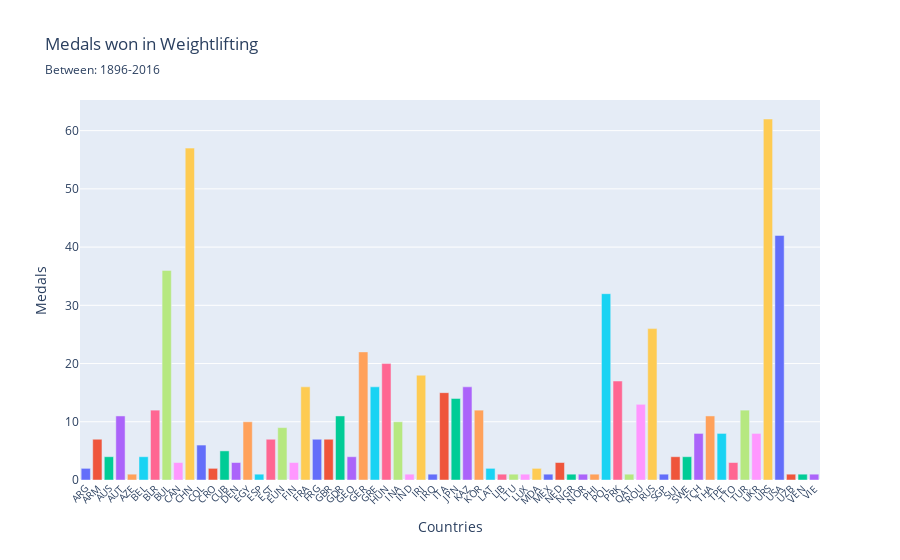

Source (notebook cell):
### Markdown cell above
### **Part 2 - Sports Statistics**

#### **2.1 Medal distribution between countries (Weightlifting)**

### Code cell
new_df = df[["Sport", "Medal", "NOC", "Year", "Event"]].dropna().drop_duplicates(subset=["Year", "Event", "Medal"])
weightlifting_df = new_df[new_df["Sport"].isin(["Weightlifting"])]
medals = weightlifting_df.groupby("NOC")["Medal"].value_counts().unstack().sum(axis=1).astype(int)

fig = px.bar(medals, 
             x=medals.index, 
             y=medals.values, 
             color=medals.index, 
             title="Medals won in Weightlifting", 
             subtitle="Between: 1896-2016", 
             labels={"NOC":"Countries", "y": "Medals"})
fig.update_xaxes(ticklabelposition="outside left", tickangle=-45, dtick=1, tickfont=dict(size=10))
fig.update_layout(showlegend=False)
fig.show()

### Figure 1 — Plotly figure (JSON) as saved in the notebook; plotly's stock layout.template omitted (floating-point values rounded to 4 significant figures)
{"data": [{"hovertemplate": "Countries=%{x}<br>Medals=%{y}<extra></extra>", "legendgroup": "ARG", "marker": {"color": "#636efa", "pattern": {"shape": ""}}, "name": "ARG", "orientation": "v", "showlegend": true, "textposition": "auto", "type": "bar", "x": ["ARG"], "xaxis": "x", "y": [2], "yaxis": "y"}, {"hovertemplate": "Countries=%{x}<br>Medals=%{y}<extra></extra>", "legendgroup": "ARM", "marker": {"color": "#EF553B", "pattern": {"shape": ""}}, "name": "ARM", "orientation": "v", "showlegend": true, "textposition": "auto", "type": "bar", "x": ["ARM"], "xaxis": "x", "y": [7], "yaxis": "y"}, {"hovertemplate": "Countries=%{x}<br>Medals=%{y}<extra></extra>", "legendgroup": "AUS", "marker": {"color": "#00cc96", "pattern": {"shape": ""}}, "name": "AUS", "orientation": "v", "showlegend": true, "textposition": "auto", "type": "bar", "x": ["AUS"], "xaxis": "x", "y": [4], "yaxis": "y"}, {"hovertemplate": "Countries=%{x}<br>Medals=%{y}<extra></extra>", "legendgroup": "AUT", "marker": {"color": "#ab63fa", "pattern": {"shape": ""}}, "name": "AUT", "orientation": "v", "showlegend": true, "textposition": "auto", "type": "bar", "x": ["AUT"], "xaxis": "x", "y": [11], "yaxis": "y"}, {"hovertemplate": "Countries=%{x}<br>Medals=%{y}<extra></extra>", "legendgroup": "AZE", "marker": {"color": "#FFA15A", "pattern": {"shape": ""}}, "name": "AZE", "orientation": "v", "showlegend": true, "textposition": "auto", "type": "bar", "x": ["AZE"], "xaxis": "x", "y": [1], "yaxis": "y"}, {"hovertemplate": "Countries=%{x}<br>Medals=%{y}<extra></extra>", "legendgroup": "BEL", "marker": {"color": "#19d3f3", "pattern": {"shape": ""}}, "name": "BEL", "orientation": "v", "showlegend": true, "textposition": "auto", "type": "bar", "x": ["BEL"], "xaxis": "x", "y": [4], "yaxis": "y"}, {"hovertemplate": "Countries=%{x}<br>Medals=%{y}<extra></extra>", "legendgroup": "BLR", "marker": {"color": "#FF6692", "pattern": {"shape": ""}}, "name": "BLR", "orientation": "v", "showlegend": true, "textposition": "auto", "type": "bar", "x": ["BLR"], "xaxis": "x", "y": [12], "yaxis": "y"}, {"hovertemplate": "Countries=%{x}<br>Medals=%{y}<extra></extra>", "legendgroup": "BUL", "marker": {"color": "#B6E880", "pattern": {"shape": ""}}, "name": "BUL", "orientation": "v", "showlegend": true, "textposition": "auto", "type": "bar", "x": ["BUL"], "xaxis": "x", "y": [36], "yaxis": "y"}, {"hovertemplate": "Countries=%{x}<br>Medals=%{y}<extra></extra>", "legendgroup": "CAN", "marker": {"color": "#FF97FF", "pattern": {"shape": ""}}, "name": "CAN", "orientation": "v", "showlegend": true, "textposition": "auto", "type": "bar", "x": ["CAN"], "xaxis": "x", "y": [3], "yaxis": "y"}, {"hovertemplate": "Countries=%{x}<br>Medals=%{y}<extra></extra>", "legendgroup": "CHN", "marker": {"color": "#FECB52", "pattern": {"shape": ""}}, "name": "CHN", "orientation": "v", "showlegend": true, "textposition": "auto", "type": "bar", "x": ["CHN"], "xaxis": "x", "y": [57], "yaxis": "y"}, {"hovertemplate": "Countries=%{x}<br>Medals=%{y}<extra></extra>", "legendgroup": "COL", "marker": {"color": "#636efa", "pattern": {"shape": ""}}, "name": "COL", "orientation": "v", "showlegend": true, "textposition": "auto", "type": "bar", "x": ["COL"], "xaxis": "x", "y": [6], "yaxis": "y"}, {"hovertemplate": "Countries=%{x}<br>Medals=%{y}<extra></extra>", "legendgroup": "CRO", "marker": {"color": "#EF553B", "pattern": {"shape": ""}}, "name": "CRO", "orientation": "v", "showlegend": true, "textposition": "auto", "type": "bar", "x": ["CRO"], "xaxis": "x", "y": [2], "yaxis": "y"}, {"hovertemplate": "Countries=%{x}<br>Medals=%{y}<extra></extra>", "legendgroup": "CUB", "marker": {"color": "#00cc96", "pattern": {"shape": ""}}, "name": "CUB", "orientation": "v", "showlegend": true, "textposition": "auto", "type": "bar", "x": ["CUB"], "xaxis": "x", "y": [5], "yaxis": "y"}, {"hovertemplate": "Countries=%{x}<br>Medals=%{y}<extra></extra>", "legendgroup": "DEN", "marker": {"color": "#ab63fa", "pattern": {"shape": ""}}, "name": "DEN", "orientation": "v", "showlegend": true, "textposition": "auto", "type": "bar", "x": ["DEN"], "xaxis": "x", "y": [3], "yaxis": "y"}, {"hovertemplate": "Countries=%{x}<br>Medals=%{y}<extra></extra>", "legendgroup": "EGY", "marker": {"color": "#FFA15A", "pattern": {"shape": ""}}, "name": "EGY", "orientation": "v", "showlegend": true, "textposition": "auto", "type": "bar", "x": ["EGY"], "xaxis": "x", "y": [10], "yaxis": "y"}, {"hovertemplate": "Countries=%{x}<br>Medals=%{y}<extra></extra>", "legendgroup": "ESP", "marker": {"color": "#19d3f3", "pattern": {"shape": ""}}, "name": "ESP", "orientation": "v", "showlegend": true, "textposition": "auto", "type": "bar", "x": ["ESP"], "xaxis": "x", "y": [1], "yaxis": "y"}, {"hovertemplate": "Countries=%{x}<br>Medals=%{y}<extra></extra>", "legendgroup": "EST", "marker": {"color": "#FF6692", "pattern": {"shape": ""}}, "name": "EST", "orientation": "v", "showlegend": true, "textposition": "auto", "type": "bar", "x": ["EST"], "xaxis": "x", "y": [7], "yaxis": "y"}, {"hovertemplate": "Countries=%{x}<br>Medals=%{y}<extra></extra>", "legendgroup": "EUN", "marker": {"color": "#B6E880", "pattern": {"shape": ""}}, "name": "EUN", "orientation": "v", "showlegend": true, "textposition": "auto", "type": "bar", "x": ["EUN"], "xaxis": "x", "y": [9], "yaxis": "y"}, {"hovertemplate": "Countries=%{x}<br>Medals=%{y}<extra></extra>", "legendgroup": "FIN", "marker": {"color": "#FF97FF", "pattern": {"shape": ""}}, "name": "FIN", "orientation": "v", "showlegend": true, "textposition": "auto", "type": "bar", "x": ["FIN"], "xaxis": "x", "y": [3], "yaxis": "y"}, {"hovertemplate": "Countries=%{x}<br>Medals=%{y}<extra></extra>", "legendgroup": "FRA", "marker": {"color": "#FECB52", "pattern": {"shape": ""}}, "name": "FRA", "orientation": "v", "showlegend": true, "textposition": "auto", "type": "bar", "x": ["FRA"], "xaxis": "x", "y": [16], "yaxis": "y"}, {"hovertemplate": "Countries=%{x}<br>Medals=%{y}<extra></extra>", "legendgroup": "FRG", "marker": {"color": "#636efa", "pattern": {"shape": ""}}, "name": "FRG", "orientation": "v", "showlegend": true, "textposition": "auto", "type": "bar", "x": ["FRG"], "xaxis": "x", "y": [7], "yaxis": "y"}, {"hovertemplate": "Countries=%{x}<br>Medals=%{y}<extra></extra>", "legendgroup": "GBR", "marker": {"color": "#EF553B", "pattern": {"shape": ""}}, "name": "GBR", "orientation": "v", "showlegend": true, "textposition": "auto", "type": "bar", "x": ["GBR"], "xaxis": "x", "y": [7], "yaxis": "y"}, {"hovertemplate": "Countries=%{x}<br>Medals=%{y}<extra></extra>", "legendgroup": "GDR", "marker": {"color": "#00cc96", "pattern": {"shape": ""}}, "name": "GDR", "orientation": "v", "showlegend": true, "textposition": "auto", "type": "bar", "x": ["GDR"], "xaxis": "x", "y": [11], "yaxis": "y"}, {"hovertemplate": "Countries=%{x}<br>Medals=%{y}<extra></extra>", "legendgroup": "GEO", "marker": {"color": "#ab63fa", "pattern": {"shape": ""}}, "name": "GEO", "orientation": "v", "showlegend": true, "textposition": "auto", "type": "bar", "x": ["GEO"], "xaxis": "x", "y": [4], "yaxis": "y"}, {"hovertemplate": "Countries=%{x}<br>Medals=%{y}<extra></extra>", "legendgroup": "GER", "marker": {"color": "#FFA15A", "pattern": {"shape": ""}}, "name": "GER", "orientation": "v", "showlegend": true, "textposition": "auto", "type": "bar", "x": ["GER"], "xaxis": "x", "y": [22], "yaxis": "y"}, {"hovertemplate": "Countries=%{x}<br>Medals=%{y}<extra></extra>", "legendgroup": "GRE", "marker": {"color": "#19d3f3", "pattern": {"shape": ""}}, "name": "GRE", "orientation": "v", "showlegend": true, "textposition": "auto", "type": "bar", "x": ["GRE"], "xaxis": "x", "y": [16], "yaxis": "y"}, {"hovertemplate": "Countries=%{x}<br>Medals=%{y}<extra></extra>", "legendgroup": "HUN", "marker": {"color": "#FF6692", "pattern": {"shape": ""}}, "name": "HUN", "orientation": "v", "showlegend": true, "textposition": "auto", "type": "bar", "x": ["HUN"], "xaxis": "x", "y": [20], "yaxis": "y"}, {"hovertemplate": "Countries=%{x}<br>Medals=%{y}<extra></extra>", "legendgroup": "INA", "marker": {"color": "#B6E880", "pattern": {"shape": ""}}, "name": "INA", "orientation": "v", "showlegend": true, "textposition": "auto", "type": "bar", "x": ["INA"], "xaxis": "x", "y": [10], "yaxis": "y"}, {"hovertemplate": "Countries=%{x}<br>Medals=%{y}<extra></extra>", "legendgroup": "IND", "marker": {"color": "#FF97FF", "pattern": {"shape": ""}}, "name": "IND", "orientation": "v", "showlegend": true, "textposition": "auto", "type": "bar", "x": ["IND"], "xaxis": "x", "y": [1], "yaxis": "y"}, {"hovertemplate": "Countries=%{x}<br>Medals=%{y}<extra></extra>", "legendgroup": "IRI", "marker": {"color": "#FECB52", "pattern": {"shape": ""}}, "name": "IRI", "orientation": "v", "showlegend": true, "textposition": "auto", "type": "bar", "x": ["IRI"], "xaxis": "x", "y": [18], "yaxis": "y"}, {"hovertemplate": "Countries=%{x}<br>Medals=%{y}<extra></extra>", "legendgroup": "IRQ", "marker": {"color": "#636efa", "pattern": {"shape": ""}}, "name": "IRQ", "orientation": "v", "showlegend": true, "textposition": "auto", "type": "bar", "x": ["IRQ"], "xaxis": "x", "y": [1], "yaxis": "y"}, {"hovertemplate": "Countries=%{x}<br>Medals=%{y}<extra></extra>", "legendgroup": "ITA", "marker": {"color": "#EF553B", "pattern": {"shape": ""}}, "name": "ITA", "orientation": "v", "showlegend": true, "textposition": "auto", "type": "bar", "x": ["ITA"], "xaxis": "x", "y": [15], "yaxis": "y"}, {"hovertemplate": "Countries=%{x}<br>Medals=%{y}<extra></extra>", "legendgroup": "JPN", "marker": {"color": "#00cc96", "pattern": {"shape": ""}}, "name": "JPN", "orientation": "v", "showlegend": true, "textposition": "auto", "type": "bar", "x": ["JPN"], "xaxis": "x", "y": [14], "yaxis": "y"}, {"hovertemplate": "Countries=%{x}<br>Medals=%{y}<extra></extra>", "legendgroup": "KAZ", "marker": {"color": "#ab63fa", "pattern": {"shape": ""}}, "name": "KAZ", "orientation": "v", "showlegend": true, "textposition": "auto", "type": "bar", "x": ["KAZ"], "xaxis": "x", "y": [16], "yaxis": "y"}, {"hovertemplate": "Countries=%{x}<br>Medals=%{y}<extra></extra>", "legendgroup": "KOR", "marker": {"color": "#FFA15A", "pattern": {"shape": ""}}, "name": "KOR", "orientation": "v", "showlegend": true, "textposition": "auto", "type": "bar", "x": ["KOR"], "xaxis": "x", "y": [12], "yaxis": "y"}, {"hovertemplate": "Countries=%{x}<br>Medals=%{y}<extra></extra>", "legendgroup": "LAT", "marker": {"color": "#19d3f3", "pattern": {"shape": ""}}, "name": "LAT", "orientation": "v", "showlegend": true, "textposition": "auto", "type": "bar", "x": ["LAT"], "xaxis": "x", "y": [2], "yaxis": "y"}, {"hovertemplate": "Countries=%{x}<br>Medals=%{y}<extra></extra>", "legendgroup": "LIB", "marker": {"color": "#FF6692", "pattern": {"shape": ""}}, "name": "LIB", "orientation": "v", "showlegend": true, "textposition": "auto", "type": "bar", "x": ["LIB"], "xaxis": "x", "y": [1], "yaxis": "y"}, {"hovertemplate": "Countries=%{x}<br>Medals=%{y}<extra></extra>", "legendgroup": "LTU", "marker": {"color": "#B6E880", "pattern": {"shape": ""}}, "name": "LTU", "orientation": "v", "showlegend": true, "textposition": "auto", "type": "bar", "x": ["LTU"], "xaxis": "x", "y": [1], "yaxis": "y"}, {"hovertemplate": "Countries=%{x}<br>Medals=%{y}<extra></extra>", "legendgroup": "LUX", "marker": {"color": "#FF97FF", "pattern": {"shape": ""}}, "name": "LUX", "orientation": "v", "showlegend": true, "textposition": "auto", "type": "bar", "x": ["LUX"], "xaxis": "x", "y": [1], "yaxis": "y"}, {"hovertemplate": "Countries=%{x}<br>Medals=%{y}<extra></extra>", "legendgroup": "MDA", "marker": {"color": "#FECB52", "pattern": {"shape": ""}}, "name": "MDA", "orientation": "v", "showlegend": true, "textposition": "auto", "type": "bar", "x": ["MDA"], "xaxis": "x", "y": [2], "yaxis": "y"}, {"hovertemplate": "Countries=%{x}<br>Medals=%{y}<extra></extra>", "legendgroup": "MEX", "marker": {"color": "#636efa", "pattern": {"shape": ""}}, "name": "MEX", "orientation": "v", "showlegend": true, "textposition": "auto", "type": "bar", "x": ["MEX"], "xaxis": "x", "y": [1], "yaxis": "y"}, {"hovertemplate": "Countries=%{x}<br>Medals=%{y}<extra></extra>", "legendgroup": "NED", "marker": {"color": "#EF553B", "pattern": {"shape": ""}}, "name": "NED", "orientation": "v", "showlegend": true, "textposition": "auto", "type": "bar", "x": ["NED"], "xaxis": "x", "y": [3], "yaxis": "y"}, {"hovertemplate": "Countries=%{x}<br>Medals=%{y}<extra></extra>", "legendgroup": "NGR", "marker": {"color": "#00cc96", "pattern": {"shape": ""}}, "name": "NGR", "orientation": "v", "showlegend": true, "textposition": "auto", "type": "bar", "x": ["NGR"], "xaxis": "x", "y": [1], "yaxis": "y"}, {"hovertemplate": "Countries=%{x}<br>Medals=%{y}<extra></extra>", "legendgroup": "NOR", "marker": {"color": "#ab63fa", "pattern": {"shape": ""}}, "name": "NOR", "orientation": "v", "showlegend": true, "textposition": "auto", "type": "bar", "x": ["NOR"], "xaxis": "x", "y": [1], "yaxis": "y"}, {"hovertemplate": "Countries=%{x}<br>Medals=%{y}<extra></extra>", "legendgroup": "PHI", "marker": {"color": "#FFA15A", "pattern": {"shape": ""}}, "name": "PHI", "orientation": "v", "showlegend": true, "textposition": "auto", "type": "bar", "x": ["PHI"], "xaxis": "x", "y": [1], "yaxis": "y"}, {"hovertemplate": "Countries=%{x}<br>Medals=%{y}<extra></extra>", "legendgroup": "POL", "marker": {"color": "#19d3f3", "pattern": {"shape": ""}}, "name": "POL", "orientation": "v", "showlegend": true, "textposition": "auto", "type": "bar", "x": ["POL"], "xaxis": "x", "y": [32], "yaxis": "y"}, {"hovertemplate": "Countries=%{x}<br>Medals=%{y}<extra></extra>", "legendgroup": "PRK", "marker": {"color": "#FF6692", "pattern": {"shape": ""}}, "name": "PRK", "orientation": "v", "showlegend": true, "textposition": "auto", "type": "bar", "x": ["PRK"], "xaxis": "x", "y": [17], "yaxis": "y"}, {"hovertemplate": "Countries=%{x}<br>Medals=%{y}<extra></extra>", "legendgroup": "QAT", "marker": {"color": "#B6E880", "pattern": {"shape": ""}}, "name": "QAT", "orientation": "v", "showlegend": true, "textposition": "auto", "type": "bar", "x": ["QAT"], "xaxis": "x", "y": [1], "yaxis": "y"}, {"hovertemplate": "Countries=%{x}<br>Medals=%{y}<extra></extra>", "legendgroup": "ROU", "marker": {"color": "#FF97FF", "pattern": {"shape": ""}}, "name": "ROU", "orientation": "v", "showlegend": true, "textposition": "auto", "type": "bar", "x": ["ROU"], "xaxis": "x", "y": [13], "yaxis": "y"}, {"hovertemplate": "Countries=%{x}<br>Medals=%{y}<extra></extra>", "legendgroup": "RUS", "marker": {"color": "#FECB52", "pattern": {"shape": ""}}, "name": "RUS", "orientation": "v", "showlegend": true, "textposition": "auto", "type": "bar", "x": ["RUS"], "xaxis": "x", "y": [26], "yaxis": "y"}, {"hovertemplate": "Countries=%{x}<br>Medals=%{y}<extra></extra>", "legendgroup": "SGP", "marker": {"color": "#636efa", "pattern": {"shape": ""}}, "name": "SGP", "orientation": "v", "showlegend": true, "textposition": "auto", "type": "bar", "x": ["SGP"], "xaxis": "x", "y": [1], "yaxis": "y"}, {"hovertemplate": "Countries=%{x}<br>Medals=%{y}<extra></extra>", "legendgroup": "SUI", "marker": {"color": "#EF553B", "pattern": {"shape": ""}}, "name": "SUI", "orientation": "v", "showlegend": true, "textposition": "auto", "type": "bar", "x": ["SUI"], "xaxis": "x", "y": [4], "yaxis": "y"}, {"hovertemplate": "Countries=%{x}<br>Medals=%{y}<extra></extra>", "legendgroup": "SWE", "marker": {"color": "#00cc96", "pattern": {"shape": ""}}, "name": "SWE", "orientation": "v", "showlegend": true, "textposition": "auto", "type": "bar", "x": ["SWE"], "xaxis": "x", "y": [4], "yaxis": "y"}, {"hovertemplate": "Countries=%{x}<br>Medals=%{y}<extra></extra>", "legendgroup": "TCH", "marker": {"color": "#ab63fa", "pattern": {"shape": ""}}, "name": "TCH", "orientation": "v", "showlegend": true, "textposition": "auto", "type": "bar", "x": ["TCH"], "xaxis": "x", "y": [8], "yaxis": "y"}, {"hovertemplate": "Countries=%{x}<br>Medals=%{y}<extra></extra>", "legendgroup": "THA", "marker": {"color": "#FFA15A", "pattern": {"shape": ""}}, "name": "THA", "orientation": "v", "showlegend": true, "textposition": "auto", "type": "bar", "x": ["THA"], "xaxis": "x", "y": [11], "yaxis": "y"}, {"hovertemplate": "Countries=%{x}<br>Medals=%{y}<extra></extra>", "legendgroup": "TPE", "marker": {"color": "#19d3f3", "pattern": {"shape": ""}}, "name": "TPE", "orientation": "v", "showlegend": true, "textposition": "auto", "type": "bar", "x": ["TPE"], "xaxis": "x", "y": [8], "yaxis": "y"}, {"hovertemplate": "Countries=%{x}<br>Medals=%{y}<extra></extra>", "legendgroup": "TTO", "marker": {"color": "#FF6692", "pattern": {"shape": ""}}, "name": "TTO", "orientation": "v", "showlegend": true, "textposition": "auto", "type": "bar", "x": ["TTO"], "xaxis": "x", "y": [3], "yaxis": "y"}, {"hovertemplate": "Countries=%{x}<br>Medals=%{y}<extra></extra>", "legendgroup": "TUR", "marker": {"color": "#B6E880", "pattern": {"shape": ""}}, "name": "TUR", "orientation": "v", "showlegend": true, "textposition": "auto", "type": "bar", "x": ["TUR"], "xaxis": "x", "y": [12], "yaxis": "y"}, {"hovertemplate": "Countries=%{x}<br>Medals=%{y}<extra></extra>", "legendgroup": "UKR", "marker": {"color": "#FF97FF", "pattern": {"shape": ""}}, "name": "UKR", "orientation": "v", "showlegend": true, "textposition": "auto", "type": "bar", "x": ["UKR"], "xaxis": "x", "y": [8], "yaxis": "y"}, {"hovertemplate": "Countries=%{x}<br>Medals=%{y}<extra></extra>", "legendgroup": "URS", "marker": {"color": "#FECB52", "pattern": {"shape": ""}}, "name": "URS", "orientation": "v", "showlegend": true, "textposition": "auto", "type": "bar", "x": ["URS"], "xaxis": "x", "y": [62], "yaxis": "y"}, {"hovertemplate": "Countries=%{x}<br>Medals=%{y}<extra></extra>", "legendgroup": "USA", "marker": {"color": "#636efa", "pattern": {"shape": ""}}, "name": "USA", "orientation": "v", "showlegend": true, "textposition": "auto", "type": "bar", "x": ["USA"], "xaxis": "x", "y": [42], "yaxis": "y"}, {"hovertemplate": "Countries=%{x}<br>Medals=%{y}<extra></extra>", "legendgroup": "UZB", "marker": {"color": "#EF553B", "pattern": {"shape": ""}}, "name": "UZB", "orientation": "v", "showlegend": true, "textposition": "auto", "type": "bar", "x": ["UZB"], "xaxis": "x", "y": [1], "yaxis": "y"}, {"hovertemplate": "Countries=%{x}<br>Medals=%{y}<extra></extra>", "legendgroup": "VEN", "marker": {"color": "#00cc96", "pattern": {"shape": ""}}, "name": "VEN", "orientation": "v", "showlegend": true, "textposition": "auto", "type": "bar", "x": ["VEN"], "xaxis": "x", "y": [1], "yaxis": "y"}, {"hovertemplate": "Countries=%{x}<br>Medals=%{y}<extra></extra>", "legendgroup": "VIE", "marker": {"color": "#ab63fa", "pattern": {"shape": ""}}, "name": "VIE", "orientation": "v", "showlegend": true, "textposition": "auto", "type": "bar", "x": ["VIE"], "xaxis": "x", "y": [1], "yaxis": "y"}], "layout": {"barmode": "relative", "legend": {"title": {"text": "Countries"}, "tracegroupgap": 0}, "showlegend": false, "title": {"subtitle": {"text": "Between: 1896-2016"}, "text": "Medals won in Weightlifting"}, "xaxis": {"anchor": "y", "categoryarray": ["ARG", "ARM", "AUS", "AUT", "AZE", "BEL", "BLR", "BUL", "CAN", "CHN", "COL", "CRO", "CUB", "DEN", "EGY", "ESP", "EST", "EUN", "FIN", "FRA", "FRG", "GBR", "GDR", "GEO", "GER", "GRE", "HUN", "INA", "IND", "IRI", "IRQ", "ITA", "JPN", "KAZ", "KOR", "LAT", "LIB", "LTU", "LUX", "MDA", "MEX", "NED", "NGR", "NOR", "PHI", "POL", "PRK", "QAT", "ROU", "RUS", "SGP", "SUI", "SWE", "TCH", "THA", "TPE", "TTO", "TUR", "UKR", "URS", "USA", "UZB", "VEN", "VIE"], "categoryorder": "array", "domain": [0, 1], "dtick": 1, "tickangle": -45, "tickfont": {"size": 10}, "ticklabelposition": "outside left", "title": {"text": "Countries"}}, "yaxis": {"anchor": "x", "domain": [0, 1], "title": {"text": "Medals"}}}}
